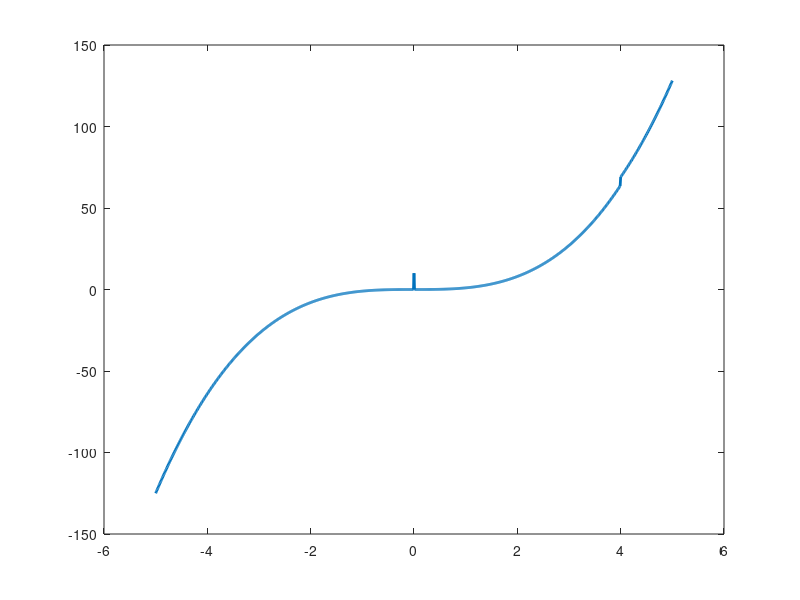

Reproduce this figure in MATLAB.
Fs = 100;
   dt = 1/Fs;
   StartTime = -5;
   StopTime = 5;
   t = StartTime:dt:StopTime;
   x =t.*t.* (t.*(t>=-5)- t.*(t>=6))+ 10* (t==0)+20* (0.5).^t.*(t.*(t>=4)-(t.*(t>=10))) ;
   plot(t,x,'linewidth',2);
   